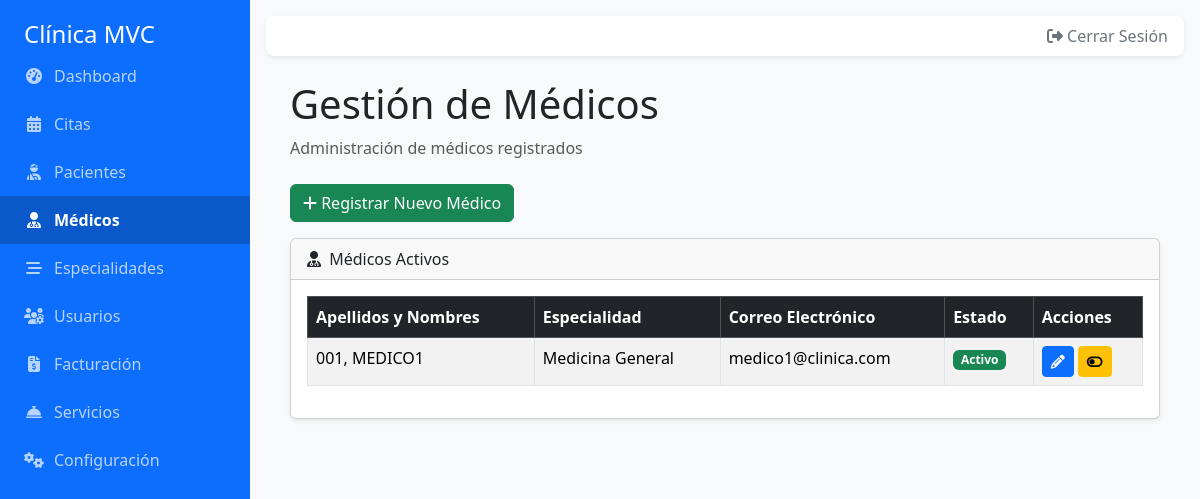
The app's page /index.php?controller=Medico&action=index (signed in) with its own data.
### tables this page shows
CREATE TABLE `medicos` (
  `id_medico` int(11) NOT NULL,
  `id_usuario` int(11) DEFAULT NULL,
  `nombres` varchar(100) NOT NULL,
  `apellidos` varchar(100) NOT NULL,
  `id_especialidad` int(11) NOT NULL,
  `numero_colegiatura` varchar(50) DEFAULT NULL
);

CREATE TABLE `especialidades` (
  `id_especialidad` int(11) NOT NULL,
  `nombre_especialidad` varchar(100) NOT NULL,
  `activo` tinyint(1) NOT NULL DEFAULT 1
);

CREATE TABLE `usuarios` (
  `id_usuario` int(11) NOT NULL,
  `correo_electronico` varchar(100) NOT NULL,
  `contrasena` varchar(255) DEFAULT NULL,
  `rol` enum('Paciente','Medico','Administrador') NOT NULL,
  `activo` tinyint(1) NOT NULL DEFAULT 1,
  `token_activacion` varchar(64) DEFAULT NULL,
  `token_expiracion` datetime DEFAULT NULL,
  `fecha_creacion` timestamp NOT NULL DEFAULT current_timestamp()
);

### app/controllers/MedicoController.php (called while the page is built, shortened)
<?php
require_once __DIR__ . '/../models/Medico.php';
class MedicoController {
    public function index() {
        $db = (new Database())->getConnection();
        $medico_model = new Medico($db);
        $medicos = $medico_model->leerTodos();
        require_once __DIR__ . '/../views/medico/index.php';
    }
}

### app/models/Medico.php (called while the page is built, shortened)
<?php
class Medico {
    private $conn;
    private $tabla = "medicos";
    public function __construct($db) {
        $this->conn = $db;
    }
    public function leerTodos() {
        $query = "SELECT m.id_medico, m.nombres, m.apellidos, e.nombre_especialidad, u.correo_electronico, u.activo, u.id_usuario
                  FROM " . $this->tabla . " m
                  LEFT JOIN usuarios u ON m.id_usuario = u.id_usuario
                  LEFT JOIN especialidades e ON m.id_especialidad = e.id_especialidad
                  ORDER BY m.apellidos ASC";
        $stmt = $this->conn->prepare($query);
        $stmt->execute();
        return $stmt->fetchAll(PDO::FETCH_ASSOC);
    }
}

### app/views/medico/index.php (the view, shortened to what this page needs)
<?php
require_once __DIR__ . '/../layout/header.php';
?>
<div class="container-fluid px-4">
    <h1 class="mt-4">Gestión de Médicos</h1>
    <ol class="breadcrumb mb-4">
        <li class="breadcrumb-item active">Administración de médicos registrados</li>
    </ol>
    <div class="mb-3">
        <a href="index.php?controller=Medico&action=crear" class="btn btn-success">
            <i class="fas fa-plus"></i> Registrar Nuevo Médico
        </a>
    </div>
    <div class="card mb-4 shadow-sm">
        <div class="card-header">
            <i class="fas fa-user-md me-1"></i>
            Médicos Activos
        </div>
        <div class="card-body">
            <table class="table table-striped table-hover table-bordered">
                <thead class="table-dark">
                    <tr>
                        <th>Apellidos y Nombres</th>
                        <th>Especialidad</th>
                        <th>Correo Electrónico</th>
                        <th>Estado</th>
                        <th>Acciones</th>
                    </tr>
                </thead>
                <tbody>
                    <?php foreach ($medicos as $medico): ?>
                    <tr>
                        <td><?php echo htmlspecialchars(($medico['apellidos'] ?? '') . ', ' . ($medico['nombres'] ?? '')); ?></td>
                        <td><?php echo htmlspecialchars($medico['nombre_especialidad'] ?? 'Sin especialidad'); ?></td>
                        <td><?php echo htmlspecialchars($medico['correo_electronico'] ?? ''); ?></td>
                        <td>
                            <?php if ($medico['activo']): ?>
                                <span class="badge bg-success">Activo</span>
                            <?php else: ?>
                                <span class="badge bg-danger">Inactivo</span>
                            <?php endif; ?>
                        </td>
                        <td>
                            <a href="index.php?controller=Medico&action=editar&id=<?php echo $medico['id_medico']; ?>" class="btn btn-primary btn-sm" title="Editar">
                                <i class="fas fa-pencil-alt"></i>
                            </a>
                            <?php if ($medico['activo']): ?>
                                <a href="index.php?controller=Medico&action=cambiarEstado&id_usuario=<?php echo $medico['id_usuario']; ?>&estado=0" class="btn btn-warning btn-sm" title="Desactivar">
                                    <i class="fas fa-toggle-off"></i>
                                </a>
                            <?php else: ?>
                                <a href="index.php?controller=Medico&action=cambiarEstado&id_usuario=<?php echo $medico['id_usuario']; ?>&estado=1" class="btn btn-success btn-sm" title="Activar">
                                    <i class="fas fa-toggle-on"></i>
                                </a>
                            <?php endif; ?>
                        </td>
                    </tr>
                    <?php endforeach; ?>
                </tbody>
            </table>
        </div>
    </div>
</div>
<?php require_once __DIR__ . '/../layout/footer.php'; ?>

### public/css/style.css (style rules this page uses)
body { display: flex; background-color: #f8f9fa; }

### records on screen
medicos: apellidos+nombres "001, MEDICO1", id_especialidad.nombre_especialidad "Medicina General", id_usuario.correo_electronico "medico1@clinica.com"

### other values on screen
$item['label'] "Dashboard"
$item['label'] "Citas"
$item['label'] "Pacientes"
$item['label'] "Médicos"
$item['label'] "Especialidades"
$item['label'] "Usuarios"
$item['label'] "Facturación"
$item['label'] "Servicios"
$item['label'] "Configuración"
